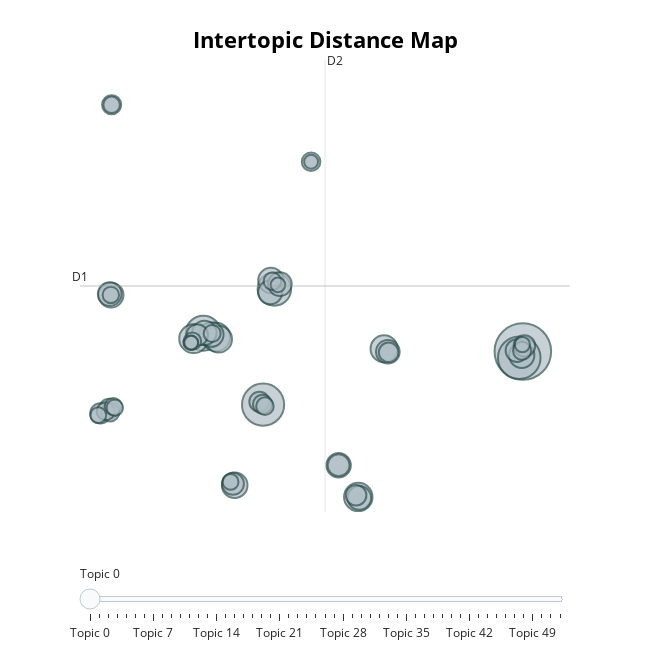

Write notebook code for a chart like this one.
### Markdown cell above
## 3. Hierarchical Clustering (Third Image)

The Hierarchical Clustering dendrogram provides an alternative way to analyze topic relationships.

Highly similar words or topics are grouped together, forming clusters that represent closely related discussions.

Topics about loneliness, depression, and anxiety are connected, indicating that users discussing one issue often mention the other.

Words like help, need, please are clustered together, suggesting that users reaching out for help often use similar wording.

🔹 Key Observation: There is a strong thematic overlap between certain topics, particularly those related to negative emotions and mental health struggles.

### Code cell
from transformers import AutoTokenizer, AutoModel
import torch
from bertopic import BERTopic  # Import BERTopic for topic modeling

# Load the pre-trained sentence transformer model
model_name = "sentence-transformers/all-mpnet-base-v2"
tokenizer = AutoTokenizer.from_pretrained(model_name)  # Load the tokenizer
model = AutoModel.from_pretrained(model_name)  # Load the model

# Function to compute embeddings for input text
def get_embeddings(texts):
    # Tokenize input texts with padding and truncation to fit the model
    inputs = tokenizer(texts, padding=True, truncation=True, return_tensors="pt")
    
    # Disable gradient calculation for efficiency
    with torch.no_grad():
        outputs = model(**inputs)  # Pass inputs through the model
    
    # Return the mean of the last hidden state as sentence embeddings
    return outputs.last_hidden_state.mean(dim=1)

# Initialize BERTopic with the custom embedding function from Hugging Face
topic_model = BERTopic(embedding_model=get_embeddings)

# Fit the model to extract topics from the given text data (Title column)
topics, probs = topic_model.fit_transform(Title)

# Visualize the extracted topics in an interactive plot
topic_model.visualize_topics()
